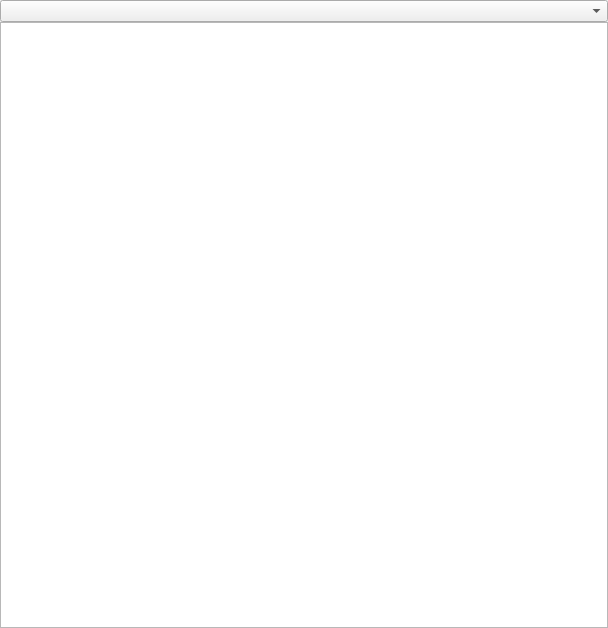
<?xml version="1.0" encoding="UTF-8"?>
<ui version="4.0">
 <class>MainWindow</class>
 <widget class="QMainWindow" name="MainWindow">
  <property name="geometry">
   <rect>
    <x>0</x>
    <y>0</y>
    <width>608</width>
    <height>628</height>
   </rect>
  </property>
  <property name="minimumSize">
   <size>
    <width>608</width>
    <height>628</height>
   </size>
  </property>
  <property name="maximumSize">
   <size>
    <width>608</width>
    <height>628</height>
   </size>
  </property>
  <property name="windowTitle">
   <string>Snap_Decal_Main_Window</string>
  </property>
  <widget class="QWidget" name="centralwidget">
   <layout class="QGridLayout" name="gridLayout">
    <property name="leftMargin">
     <number>0</number>
    </property>
    <property name="topMargin">
     <number>0</number>
    </property>
    <property name="rightMargin">
     <number>0</number>
    </property>
    <property name="bottomMargin">
     <number>0</number>
    </property>
    <property name="verticalSpacing">
     <number>0</number>
    </property>
    <item row="0" column="0">
     <widget class="QComboBox" name="cbbDecal"/>
    </item>
    <item row="1" column="0">
     <widget class="QGraphicsView" name="graphicsView">
      <property name="sizePolicy">
       <sizepolicy hsizetype="Preferred" vsizetype="Preferred">
        <horstretch>0</horstretch>
        <verstretch>0</verstretch>
       </sizepolicy>
      </property>
     </widget>
    </item>
   </layout>
  </widget>
 </widget>
 <resources/>
 <connections/>
</ui>
